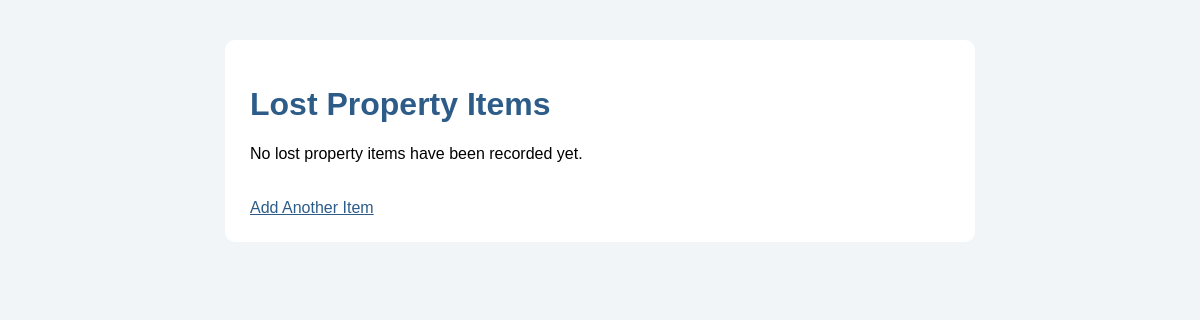
/items, run on an earlier commit of the app's database.
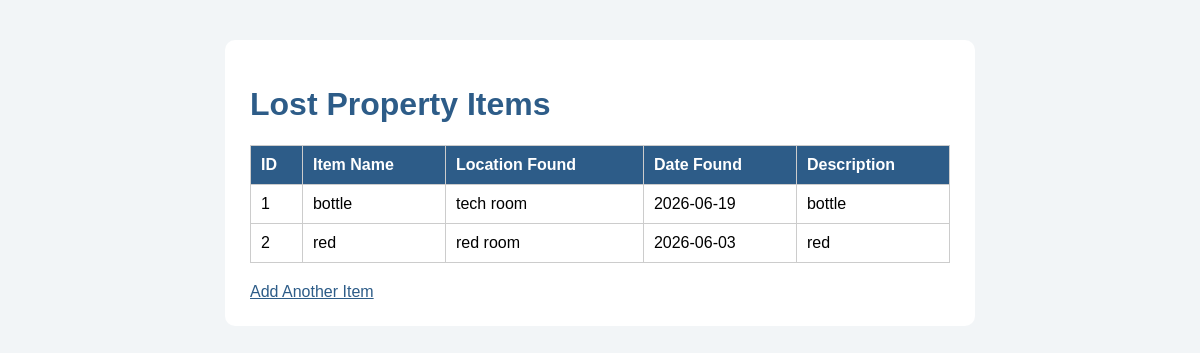
And on a later commit of the database.
### tables this page shows
CREATE TABLE items ( 

            id INTEGER PRIMARY KEY AUTOINCREMENT, 

            item_name TEXT NOT NULL, 

            location_found TEXT NOT NULL, 

            date_found TEXT NOT NULL, 

            description TEXT NOT NULL 

        );

### lost_property_register/app.py (the view)
@app.route("/items")
def view_items():
    connection = sqlite3.connect(DATABASE)
    cursor = connection.cursor()
    cursor.execute("SELECT * FROM items")
    items = cursor.fetchall()
    connection.close()
    return render_template("items.html", items=items)

### lost_property_register/templates/items.html (shortened to what this page needs)
<!DOCTYPE html>
<html>
<head>
    <link rel="stylesheet" href="{{ url_for('static', filename='style.css') }}">
</head>
<body>
    <div class="container">
        <h1>Lost Property Items</h1>
        {% if items %}
            <table>
                <tr>
                    <th>ID</th>
                    <th>Item Name</th>
                    <th>Location Found</th>
                    <th>Date Found</th>
                    <th>Description</th>
                </tr>
                {% for item in items %}
                <tr>
                    <td>{{ item[0] }}</td>
                    <td>{{ item[1] }}</td>
                    <td>{{ item[2] }}</td>
                    <td>{{ item[3] }}</td>
                    <td>{{ item[4] }}</td>
                </tr>
                {% endfor %}
            </table>
        {% else %}
            <p>No lost property items have been recorded yet.</p>
        {% endif %}
        <a href="/">Add Another Item</a>
    </div>
</body>
</html>

### static/style.css (style rules this page uses)
body { font-family: Arial, sans-serif; background-color: #f2f5f7; }
.container { width: 700px; margin: 40px auto; background-color: white; padding: 25px; border-radius: 10px; }
h1 { color: #2d5c88; }
a { display: inline-block; margin-top: 20px; color: #2d5c88; }
table { width: 100%; border-collapse: collapse; margin-top: 20px; }
th { background-color: #2d5c88; color: white; }
th, td { border: 1px solid #cccccc; padding: 10px; text-align: left; }

What changed in the data, as far as the page shows it:
added items: id "1", item_name "bottle", location_found "tech room", date_found "2026-06-19", description "bottle"
added items: id "2", item_name "red", location_found "red room", date_found "2026-06-03", description "red"
Also different on the page:
text no longer shown: "No lost property items have been recorded yet."
text now shown: "ID Item Name Location Found Date Found Description"
